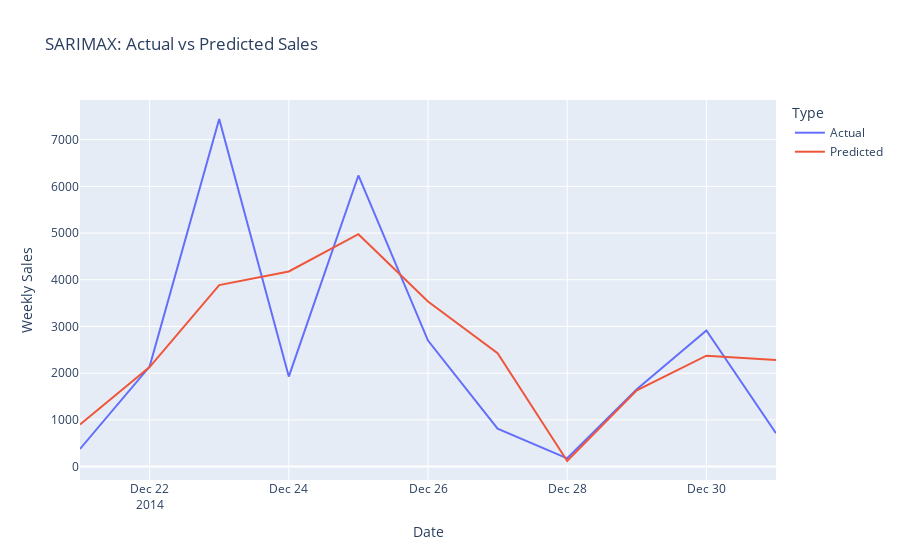

The notebook cell this image was saved under:
### Code cell
# Create a DataFrame with actual and predicted values
plot_df = pd.DataFrame({
    'Date': test_sales.index,
    'Actual': test_sales.values,
    'Predicted': y_pred_sarima.values
})

# Melt the DataFrame for plotting
plot_df_melted = pd.melt(plot_df, id_vars=['Date'], value_vars=['Actual', 'Predicted'], 
                        var_name='Type', value_name='Sales')

# Create the line plot
fig = px.line(plot_df_melted, x='Date', y='Sales', color='Type',
              title='SARIMAX: Actual vs Predicted Sales',
              labels={'Sales': 'Weekly Sales', 'Date': 'Date'})

fig.show()

fig.write_image(config['dir']['artifacts_dir']+'/SARIMAX.png')

### Figure 1 — Plotly figure (JSON) as saved in the notebook; plotly's stock layout.template omitted (floating-point values rounded to 4 significant figures)
{"data": [{"hovertemplate": "Type=Actual<br>Date=%{x}<br>Weekly Sales=%{y}<extra></extra>", "legendgroup": "Actual", "line": {"color": "#636efa", "dash": "solid"}, "marker": {"symbol": "circle"}, "mode": "lines", "name": "Actual", "orientation": "v", "showlegend": true, "type": "scatter", "x": ["2014-12-21T00:00:00", "2014-12-22T00:00:00", "2014-12-23T00:00:00", "2014-12-24T00:00:00", "2014-12-25T00:00:00", "2014-12-26T00:00:00", "2014-12-27T00:00:00", "2014-12-28T00:00:00", "2014-12-29T00:00:00", "2014-12-30T00:00:00", "2014-12-31T00:00:00"], "xaxis": "x", "y": [377.7, 2141.0, 7442.0, 1927.0, 6233.0, 2699.0, 814.6, 177.6, 1657.0, 2916.0, 713.8], "yaxis": "y"}, {"hovertemplate": "Type=Predicted<br>Date=%{x}<br>Weekly Sales=%{y}<extra></extra>", "legendgroup": "Predicted", "line": {"color": "#EF553B", "dash": "solid"}, "marker": {"symbol": "circle"}, "mode": "lines", "name": "Predicted", "orientation": "v", "showlegend": true, "type": "scatter", "x": ["2014-12-21T00:00:00", "2014-12-22T00:00:00", "2014-12-23T00:00:00", "2014-12-24T00:00:00", "2014-12-25T00:00:00", "2014-12-26T00:00:00", "2014-12-27T00:00:00", "2014-12-28T00:00:00", "2014-12-29T00:00:00", "2014-12-30T00:00:00", "2014-12-31T00:00:00"], "xaxis": "x", "y": [899.8, 2131.0, 3886.0, 4179.0, 4977.0, 3535.0, 2426.0, 120.2, 1633.0, 2374.0, 2283.0], "yaxis": "y"}], "layout": {"legend": {"title": {"text": "Type"}, "tracegroupgap": 0}, "title": {"text": "SARIMAX: Actual vs Predicted Sales"}, "xaxis": {"anchor": "y", "domain": [0, 1], "title": {"text": "Date"}}, "yaxis": {"anchor": "x", "domain": [0, 1], "title": {"text": "Weekly Sales"}}}}
